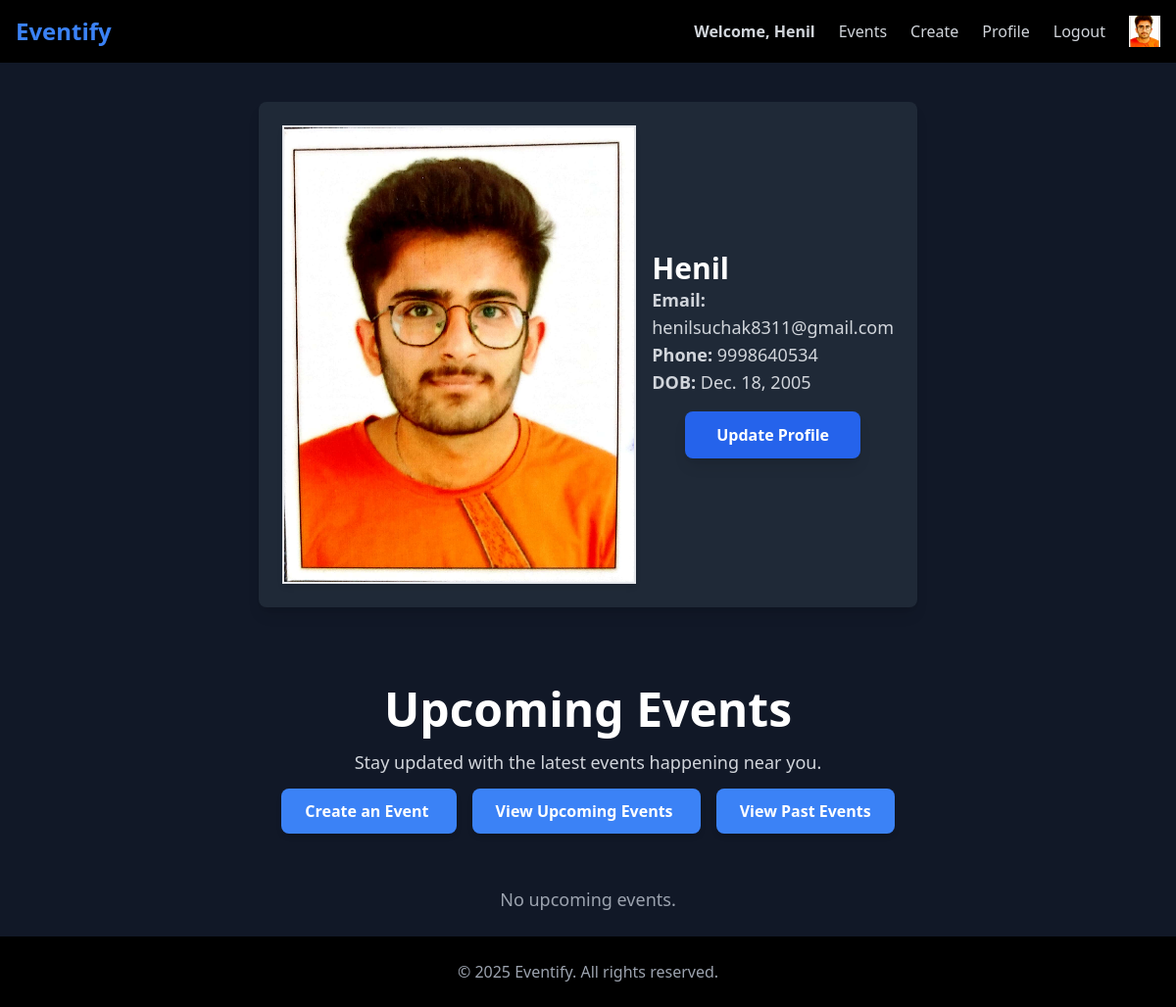
Page /event/profile/ (signed in) on the committed database.
### user1/models.py (models this page shows, shortened)
class CustomUser(AbstractBaseUser, PermissionsMixin):
    email = models.EmailField(unique=True)  # Unique identifier
    name = models.CharField(max_length=50)
    phone_number = models.CharField(max_length=15, blank=True, null=True)
    profile_picture = models.ImageField(upload_to="profile_pics/", blank=True, null=True, default="profile_pics/default_profile.png")
    date_of_birth = models.DateField(blank=True, null=True)
    is_active = models.BooleanField(default=True)
    is_staff = models.BooleanField(default=False)  # Required for admin login
    objects = CustomUserManager()
    USERNAME_FIELD = "email"
    REQUIRED_FIELDS = ["name"]

### event/views.py (the view)
# urls.py: path('profile/', views.profile, name='profile'), #11, 12 Profile page
@login_required
def profile(request):
    upcoming_events = Event.objects.filter(organizer=request.user, date_time__gte=now()).select_related('organizer')
    return render(request, 'event/profile.html', {'upcoming_events': upcoming_events})

### event/templates/event/profile.html (shortened to what this page needs)
{% extends "layout.html" %}
{% block content %}
<div class="min-h-screen bg-gray-900 text-white flex flex-col items-center">
     <div class="bg-gray-800 shadow-lg rounded-lg p-6 w-full max-w-2xl mt-10 h-10 cover">
        <div class="flex items-center space-x-4">
            <div class="w-14 h-10">
                <img src="{{ user.profile_picture.url }}" alt="Profile Picture"
                     class="w-full h-full object-cover rounded-full border-2 border-orange-500 shadow-md">
            </div>
            <div class="flex-1 space-y-2">
                <h2 class="text-3xl font-bold text-blue-400">{{ user.name }}</h2>
                <p class="text-gray-300 text-lg"><strong>Email:</strong> {{ user.email }}</p>
                {% if user.phone_number %}
                    <p class="text-gray-300 text-lg"><strong>Phone:</strong> {{ user.phone_number }}</p>
                {% endif %}
                {% if user.date_of_birth %}
                    <p class="text-gray-300 text-lg"><strong>DOB:</strong> {{ user.date_of_birth }}</p>
                {% endif %}
                <div class="flex justify-center md:justify-start mt-4">
                    <a href="{% url 'update_profile' %}"
                    class="bg-blue-600 hover:blue-800
                            text-white font-semibold px-8 py-3 rounded-lg shadow-lg
                            transform hover:scale-105 transition duration-300 text-center">
                        Update Profile
                    </a>
                </div>
            </div>
        </div>
    </div>
        <div class="text-center mt-20">
            <h1 class="text-5xl font-extrabold text-blue-400"><a href="{% url 'event:event_list' %}">Upcoming Events</a></h1>
            <p class="mt-4 text-gray-300 text-lg max-w-lg mx-auto">
                Stay updated with the latest events happening near you.
            </p>
            <div class="mt-6 space-x-4">
                <a href="{% url 'event:create_event' %}" class="bg-blue-500 hover:bg-blue-600 text-white font-semibold px-6 py-3 rounded-lg shadow-md">
                    Create an Event
                </a>
                <a href="{% url 'event:profile' %}" class="bg-blue-500 hover:bg-blue-600 text-white font-semibold px-6 py-3 rounded-lg shadow-md">
                    View Upcoming Events
                </a>
                <a href="{% url 'event:profile_past' %}" class="bg-blue-500 hover:bg-blue-600 text-white font-semibold px-6 py-3 rounded-lg shadow-md">
                    View Past Events
                </a>
            </div>
        </div>
    <div class="container mx-auto mt-6 px-6">
        {% if upcoming_events %}
            <div class="grid grid-cols-1 sm:grid-cols-2 lg:grid-cols-3 gap-6">
                {% for event in upcoming_events %}
                <a href="{% url 'event:event_details' event.id %}?next={{ request.path }}" class="block h-full">
                    <div class="bg-gray-800 rounded-lg shadow-lg overflow-hidden transform hover:scale-105 transition duration-300 flex flex-col h-full">
                        {% if event.image %}
                            <img src="{{ event.image.url }}" alt="{{ event.title }}" class="w-full h-48 object-cover">
                        {% else %}
                            <div class="w-full h-48 bg-gray-600 flex items-center justify-center text-gray-400">
                                No Image Available
                            </div>
                        {% endif %}
                        <div class="p-4 flex flex-col flex-grow">
                            <h3 class="text-lg font-semibold text-gray-100">{{ event.title }}</h3>
                            <p class="text-gray-300 mt-2"><strong>Date:</strong> {{ event.date_time }}</p>
                            <p class="text-gray-300"><strong>Location:</strong> {{ event.location }}</p>
                            <p class="text-gray-300 mt-2 flex-grow">{{ event.description|truncatewords:15 }}</p>
                        </div>
                    </div>
                </a>
                {% endfor %}
            </div>
        {% else %}
            <p class="text-gray-400 text-center text-lg mt-10">No upcoming events.</p>
        {% endif %}
    </div>
<br>
</div>
{% endblock %}

### templates/layout.html (shortened to what this page needs)
{% load static tailwind_tags %}
{% load static %}
<!DOCTYPE html>
<html lang="en">
<head>
    {% tailwind_css %}
    <link rel="stylesheet" href="{% static 'style.css' %}">
</head>
<body class="bg-black text-white">
    <nav class="w-full bg-black shadow-md p-4 flex justify-between items-center">
        <h1 class="text-2xl font-bold text-blue-500">
            <a href="{% url 'event:home' %}">Eventify</a>
        </h1>
        <div class="flex items-center space-x-6 text-gray-300">
            {% if request.user.is_authenticated %}
                <a href="{% url 'event:home' %}" class="text-blue-400 font-semibold">Welcome, {{ request.user.name }}</span>
                <a href="{% url 'event:event_list' %}" class="hover:text-orange-400 font-medium">Events</a>
                <a href="{% url 'event:create_event' %}" class="hover:text-orange-400 font-medium">Create</a>
                <a href="{% url 'event:profile' %}" class="hover:text-orange-400 font-medium">Profile</a>
                <form method="POST" action="{% url 'logout' %}" class="inline">
                    <button type="submit" onclick="return confirmLogout()"
                            class="hover:text-red-400 font-medium">
                        Logout
                    </button>
                </form>
                <img src="{{ request.user.profile_picture.url }}" alt="Profile"
                    class="rounded-full border border-gray-500 object-cover"
                    style="width: 32px; height: 32px;">
            {% else %}
                <a href="{% url 'login' %}" class="hover:text-orange-400 font-medium">Login</a>
            {% endif %}
        </div>
    </nav>
    {% block content %}{% endblock %}
    <footer class="w-full bg-black p-6 space-y-6 text-center text-gray-400">
        © 2025 Eventify. All rights reserved.
    </footer>
</body>
</html>

### static/style.css (style rules this page uses)
body { background-color: rgb(23, 23, 26); color: rgb(137, 139, 141); }
h1 { text-align: center; font-size: 2em; }

### rows in the picture
CustomUser: user.name "Henil", user.profile_picture (picture), profile_picture (picture), name "Henil", email "henilsuchak8311@gmail.com", phone_number "9998640534", date_of_birth "Dec. 18, 2005"
